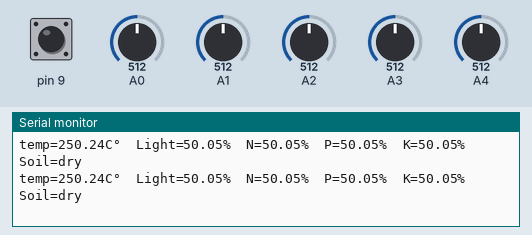
This sketch was run on a simulated Arduino Uno, built with avr-gcc and run on an emulated ATmega328P. Shown: the last lines printed to the serial monitor. The inputs (shaded band) are chosen by the test bench; at power-on: A1 = 512, pin 9 HIGH, A0 = 512, A2 = 512, A3 = 512, A4 = 512.

Above: at 7.9 s.
8.0 s: A1 set to 109
At 8.9 s:
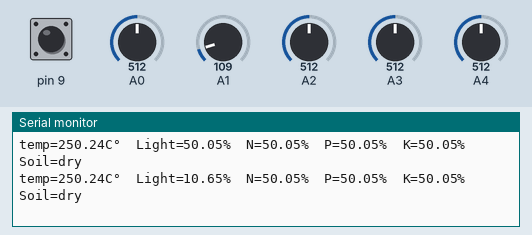
12.1 s: A1 set to 95
At 12.9 s:
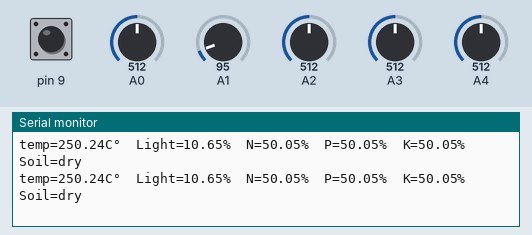
Timing chart, 0 to 15.1 s (numbered marks = the images above; inputs shaded):
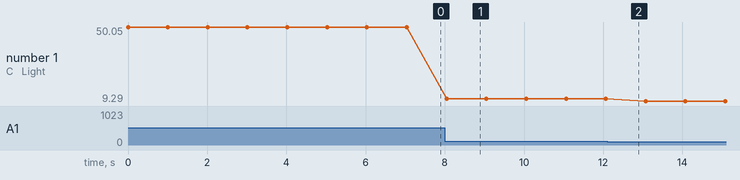

Measured:
- after the input at 8.0 s, the serial monitor: prints a new line at once (image 1)
- plotted number 1: 50.05 → 10.65 after the input at 8.0 s, 10.65 → 9.29 after the input at 12.1 s

The sketch:

sketch_sep03b.ino
```cpp
void setup() {
  Serial.begin(9600);
  pinMode(9,INPUT);
}
void loop() {
  int tValue = analogRead(A0);
  float tvoltage = tValue * (5.0 / 1023.0);
  float temp = tvoltage * 100;
   int sensorValue = analogRead(A1);
   float voltage = sensorValue * (5.0 / 1023.0);
 float light = voltage * 20;
  Serial.print("temp=");
  Serial.print(temp);
  Serial.print("C°  ");


Serial.print("Light=");
Serial.print(light);
 Serial.print("%  " );


int NsensorValue = analogRead(A2);
int PsensorValue = analogRead(A3);
int KsensorValue = analogRead(A4);
   float Nvoltage = NsensorValue * (5.0 / 1023.0);
 float N = Nvoltage * 20;

   float Pvoltage = PsensorValue * (5.0 / 1023.0);
 float P = Pvoltage * 20;

   float Kvoltage = KsensorValue * (5.0 / 1023.0);
 float K = Kvoltage * 20;


Serial.print("N=");
Serial.print(N);
Serial.print("%");
Serial.print("  P=");
Serial.print(P);
Serial.print("%");
  Serial.print("  K=");
Serial.print(K);
Serial.print("%");

 if( digitalRead(9)==LOW){
  Serial.print("  Soil=");
  Serial.println("wet");
  delay(1000);
 }
  if( digitalRead(9)==HIGH){
    Serial.print("  Soil=");
  Serial.println("dry");
   delay(1000);
 }


}
```
